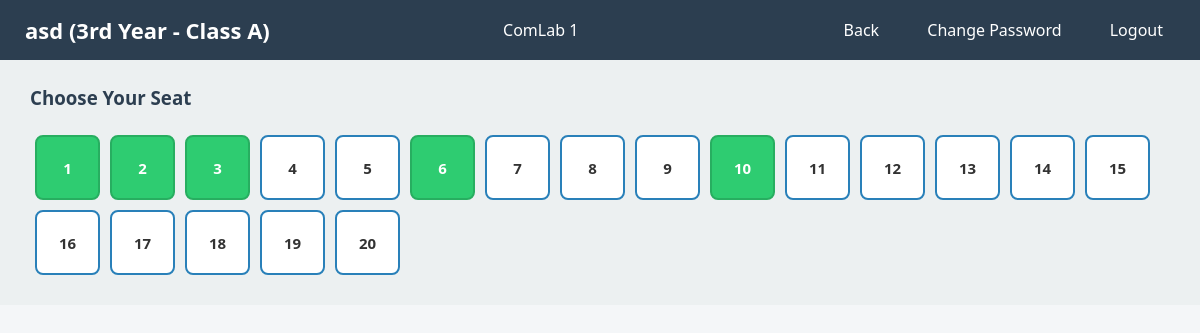
The app's page /student/computer_lab.php (signed in) with its own data.
### tables this page shows
CREATE TABLE `students` (
  `student_id` int(11) NOT NULL,
  `name` varchar(100) NOT NULL,
  `password` varchar(50) DEFAULT NULL,
  `gender` enum('Male','Female') NOT NULL,
  `email` varchar(100) NOT NULL,
  `year_level` enum('1st Year','2nd Year','3rd Year') NOT NULL,
  `class` enum('A','B') NOT NULL,
  `last_active` datetime DEFAULT current_timestamp()
);

CREATE TABLE `computer_labs` (
  `lab_id` int(11) NOT NULL,
  `name` varchar(50) NOT NULL,
  `total_computers` int(11) NOT NULL
);

### student/computer_lab.php (the view, shortened to what this page needs)
<?php
include '../db.php';
$student_id = $_SESSION['student'];
$studentRes = $conn->query("SELECT * FROM students WHERE student_id='$student_id'");
$student = $studentRes->fetch_assoc();
$lab_id = isset($_GET['lab']) ? intval($_GET['lab']) : 1;
$labRes = $conn->query("SELECT * FROM computer_labs WHERE lab_id='$lab_id'");
$lab = $labRes->fetch_assoc();
$seatsRes = $conn->query("SELECT l.seat_id, l.computer_number, s.name, s.year_level, s.class
                          FROM lab_seats l
                          JOIN students s ON l.student_id=s.student_id
                          WHERE l.lab_id='$lab_id'");
$computers = [];
while($row = $seatsRes->fetch_assoc()){
    $computers[$row['computer_number']][] = $row;
}
?>
<!DOCTYPE html>
<html>
<head>
    <link rel="stylesheet" href="../css/style.css">
</head>
<body>
<div class="topnav">
    <div class="left">
        <?php echo $student['name']; ?> (<?php echo $student['year_level']." - Class ".$student['class']; ?>)
    </div>
    <div class="center">
        <?php echo $lab['name']; ?>
    </div>
    <div class="right">
        <a href="dashboard.php">Back</a>
        <a href="change_password.php">Change Password</a>
        <a href="../index.php">Logout</a>
    </div>
</div>
<div class="main">
    <h3>Choose Your Seat</h3>
    <form method="POST" id="seatForm">
        <?php
        for($i=1; $i<=$lab['total_computers']; $i++){
            $color = 'white';
            $disabled = '';
            $title = "Empty";
            if(isset($computers[$i])){
                foreach($computers[$i] as $stu){
                    $title .= " - {$stu['name']} ({$stu['year_level']} - Class {$stu['class']})";
                    if($stu['year_level']==$student['year_level'] && $stu['class']==$student['class']){
                        $color = 'red';
                        $disabled = 'disabled';
                    } else {
                        $color = 'green';
                    }
                }
            }
            $onclick = $disabled ? '' : "onclick='chooseSeat($i)'";
            echo "<button type='button' class='seat-btn $color' title='$title' $onclick $disabled>$i</button>";
        }
        ?>
    </form>
</div>
</body>
</html>

### css/style.css (style rules this page uses)
* { margin: 0; padding: 0; box-sizing: border-box; font-family: 'Segoe UI', Tahoma, Geneva, Verdana, sans-serif; }
body { background-color: #f4f6f8; color: #333; }
.topnav { background-color: #2c3e50; color: #fff; padding: 15px 25px; display: flex; justify-content: space-between; align-items: center; box-shadow: 0 4px 10px rgba(0,0,0,0.1); }
.topnav .left { font-size: 22px; font-weight: 700; }
.topnav .right a { color: #fff; text-decoration: none; margin-left: 20px; font-weight: 500; transition: all 0.3s ease; }
.main { flex: 1; padding: 25px 30px; background-color: #ecf0f1; overflow-x: auto; }
.main h2, .main h3 { margin-bottom: 20px; color: #2c3e50; }
button { padding: 10px 18px; background-color: #2980b9; color: #fff; border: none; border-radius: 8px; cursor: pointer; font-size: 15px; font-weight: 600; transition: all 0.3s ease; }
.seat-btn { width: 65px; height: 65px; margin: 5px; border-radius: 8px; border: 2px solid #2980b9; background-color: #fff; color: #333; cursor: pointer; font-weight: 600; transition: all 0.3s ease; }
.seat-btn.green { background-color: #2ecc71; color: #fff; border-color: #27ae60; }
.topnav .right a { margin-left: 20px; padding: 6px 12px; border-radius: 6px; transition: all 0.3s ease; }

### records on screen
students: name "asd", year_level "3rd Year", class "A"
computer_labs: name "ComLab 1"
